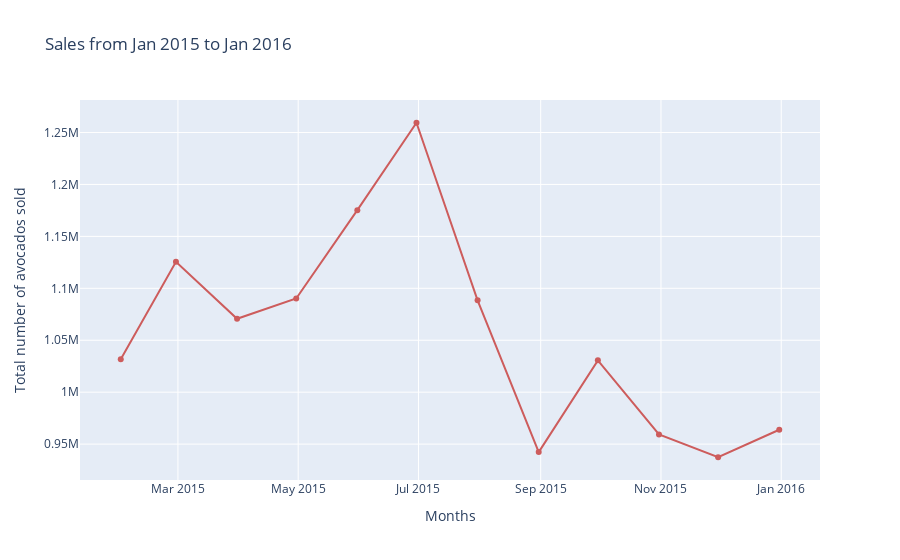
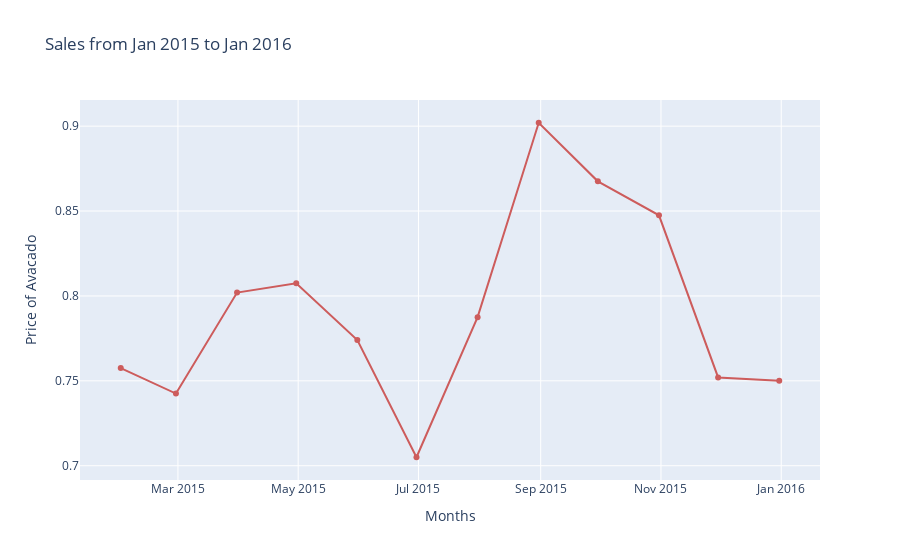
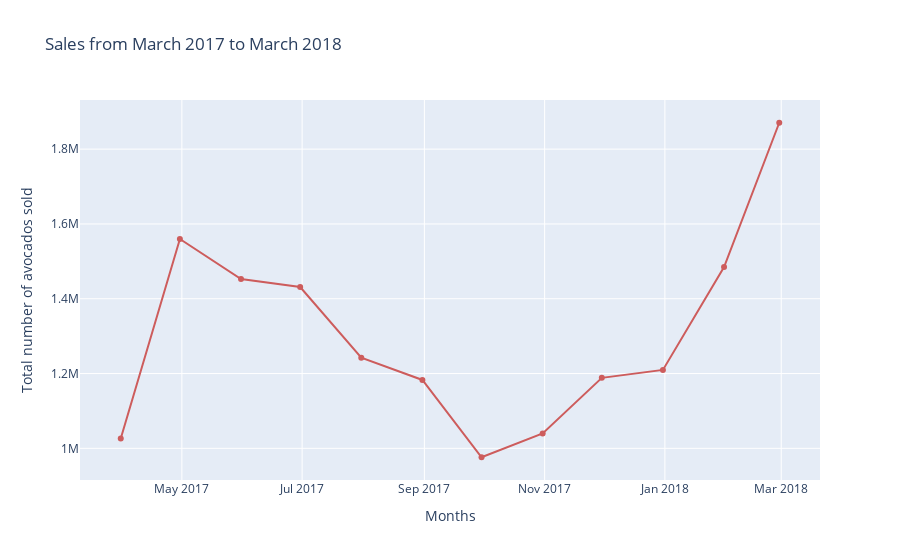
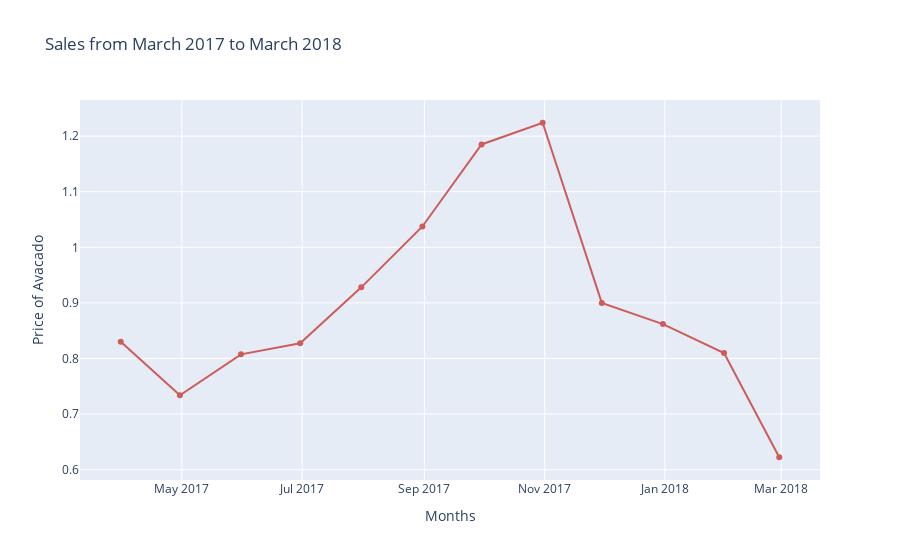

The notebook cell these images were saved under, in order:
### Code cell
fig = go.Figure(data=go.Scatter(x=sales_2014.index, 
                        y=sales_2014['Total Volume'],
                        marker_color='indianred', text="Total number sold"))
                 
fig.update_layout({"title": 'Sales from Jan 2015 to Jan 2016',
                   "xaxis": {"title":"Months"},
                   "yaxis": {"title":"Total number of avocados sold"},
                   "showlegend": False})
fig.write_image("by-month.png",format="png", width=1000, height=600, scale=3)
fig.show()

fig = go.Figure(data=go.Scatter(x=sales_2014.index, 
                        y=sales_2014['AveragePrice'],
                        marker_color='indianred', text="Price"))
                 
fig.update_layout({"title": 'Sales from Jan 2015 to Jan 2016',
                   "xaxis": {"title":"Months"},
                   "yaxis": {"title":"Price of Avacado"},
                   "showlegend": False})
fig.write_image("by-month.png",format="png", width=1000, height=600, scale=3)
fig.show()

fig = go.Figure(data=go.Scatter(x=sales_2017.index, 
                        y=sales_2017['Total Volume'],
                        marker_color='indianred', text="Total number sold"))
                 
fig.update_layout({"title": 'Sales from March 2017 to March 2018',
                   "xaxis": {"title":"Months"},
                   "yaxis": {"title":"Total number of avocados sold"},
                   "showlegend": False})
fig.write_image("by-month.png",format="png", width=1000, height=600, scale=3)
fig.show()

fig = go.Figure(data=go.Scatter(x=sales_2017.index, 
                        y=sales_2017['AveragePrice'],
                        marker_color='indianred', text="Total number sold"))
                 
fig.update_layout({"title": 'Sales from March 2017 to March 2018',
                   "xaxis": {"title":"Months"},
                   "yaxis": {"title":"Price of Avacado"},
                   "showlegend": False})
fig.write_image("by-month.png",format="png", width=1000, height=600, scale=3)
fig.show()

### Figure 1 — Plotly figure (JSON) as saved in the notebook; plotly's stock layout.template omitted (floating-point values rounded to 4 significant figures)
{"data": [{"marker": {"color": "indianred"}, "text": "Total number sold", "type": "scatter", "x": ["2015-01-31T00:00:00", "2015-02-28T00:00:00", "2015-03-31T00:00:00", "2015-04-30T00:00:00", "2015-05-31T00:00:00", "2015-06-30T00:00:00", "2015-07-31T00:00:00", "2015-08-31T00:00:00", "2015-09-30T00:00:00", "2015-10-31T00:00:00", "2015-11-30T00:00:00", "2015-12-31T00:00:00"], "y": [1032000.0, 1126000.0, 1071000.0, 1090000.0, 1175000.0, 1259000.0, 1088000.0, 942300.0, 1031000.0, 959200.0, 937300.0, 963800.0]}], "layout": {"showlegend": false, "title": {"text": "Sales from Jan 2015 to Jan 2016"}, "xaxis": {"title": {"text": "Months"}}, "yaxis": {"title": {"text": "Total number of avocados sold"}}}}

### Figure 2 — Plotly figure (JSON) as saved in the notebook; plotly's stock layout.template omitted (floating-point values rounded to 4 significant figures)
{"data": [{"marker": {"color": "indianred"}, "text": "Price", "type": "scatter", "x": ["2015-01-31T00:00:00", "2015-02-28T00:00:00", "2015-03-31T00:00:00", "2015-04-30T00:00:00", "2015-05-31T00:00:00", "2015-06-30T00:00:00", "2015-07-31T00:00:00", "2015-08-31T00:00:00", "2015-09-30T00:00:00", "2015-10-31T00:00:00", "2015-11-30T00:00:00", "2015-12-31T00:00:00"], "y": [0.7575, 0.7425, 0.802, 0.8075, 0.774, 0.705, 0.7875, 0.902, 0.8675, 0.8475, 0.752, 0.75]}], "layout": {"showlegend": false, "title": {"text": "Sales from Jan 2015 to Jan 2016"}, "xaxis": {"title": {"text": "Months"}}, "yaxis": {"title": {"text": "Price of Avacado"}}}}

### Figure 3 — Plotly figure (JSON) as saved in the notebook; plotly's stock layout.template omitted (floating-point values rounded to 4 significant figures)
{"data": [{"marker": {"color": "indianred"}, "text": "Total number sold", "type": "scatter", "x": ["2017-03-31T00:00:00", "2017-04-30T00:00:00", "2017-05-31T00:00:00", "2017-06-30T00:00:00", "2017-07-31T00:00:00", "2017-08-31T00:00:00", "2017-09-30T00:00:00", "2017-10-31T00:00:00", "2017-11-30T00:00:00", "2017-12-31T00:00:00", "2018-01-31T00:00:00", "2018-02-28T00:00:00"], "y": [1026000.0, 1560000.0, 1453000.0, 1431000.0, 1242000.0, 1183000.0, 976200.0, 1040000.0, 1188000.0, 1210000.0, 1485000.0, 1871000.0]}], "layout": {"showlegend": false, "title": {"text": "Sales from March 2017 to March 2018"}, "xaxis": {"title": {"text": "Months"}}, "yaxis": {"title": {"text": "Total number of avocados sold"}}}}

### Figure 4 — Plotly figure (JSON) as saved in the notebook; plotly's stock layout.template omitted (floating-point values rounded to 4 significant figures)
{"data": [{"marker": {"color": "indianred"}, "text": "Total number sold", "type": "scatter", "x": ["2017-03-31T00:00:00", "2017-04-30T00:00:00", "2017-05-31T00:00:00", "2017-06-30T00:00:00", "2017-07-31T00:00:00", "2017-08-31T00:00:00", "2017-09-30T00:00:00", "2017-10-31T00:00:00", "2017-11-30T00:00:00", "2017-12-31T00:00:00", "2018-01-31T00:00:00", "2018-02-28T00:00:00"], "y": [0.83, 0.734, 0.8075, 0.8275, 0.928, 1.038, 1.185, 1.224, 0.9, 0.862, 0.81, 0.6225]}], "layout": {"showlegend": false, "title": {"text": "Sales from March 2017 to March 2018"}, "xaxis": {"title": {"text": "Months"}}, "yaxis": {"title": {"text": "Price of Avacado"}}}}
